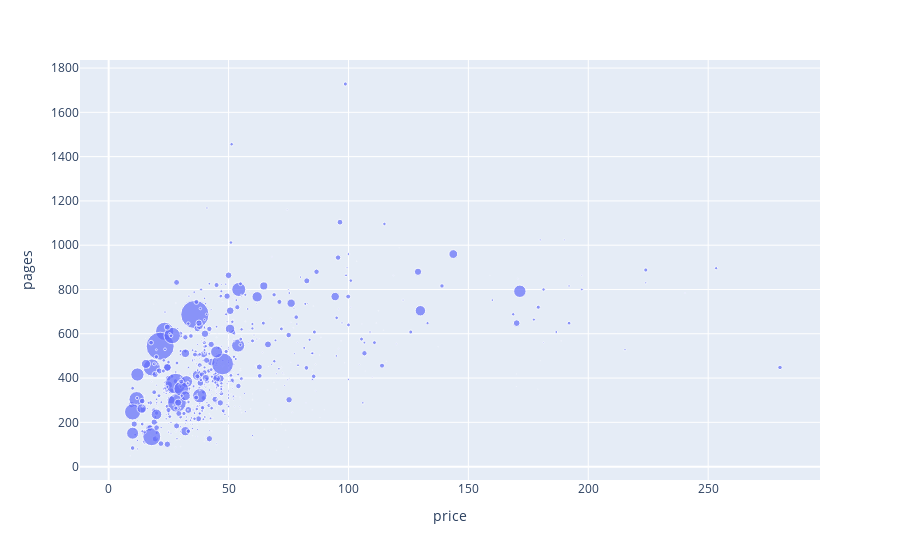

Notebook cell for this chart:
### Markdown cell above
Price vs Book Length

### Code cell
px.scatter(df, x = 'price', y = 'pages', size = 'n_reviews')

### Figure 1 — Plotly figure (JSON) as saved in the notebook; plotly's stock layout.template omitted (floating-point values rounded to 4 significant figures; data arrays with more than 128 entries replaced by an {"elided": "..."} marker saying what was removed)
{"data": [{"hovertemplate": "price=%{x}<br>pages=%{y}<br>n_reviews=%{marker.size}<extra></extra>", "legendgroup": "", "marker": {"color": "#636efa", "size": {"elided": "946 int values"}, "sizemode": "area", "sizeref": 18.91, "symbol": "circle"}, "mode": "markers", "name": "", "orientation": "v", "showlegend": false, "type": "scatter", "x": {"elided": "946 float values"}, "xaxis": "x", "y": {"elided": "946 int values"}, "yaxis": "y"}], "layout": {"legend": {"itemsizing": "constant", "tracegroupgap": 0}, "margin": {"t": 60}, "xaxis": {"anchor": "y", "domain": [0, 1], "title": {"text": "price"}}, "yaxis": {"anchor": "x", "domain": [0, 1], "title": {"text": "pages"}}}}
